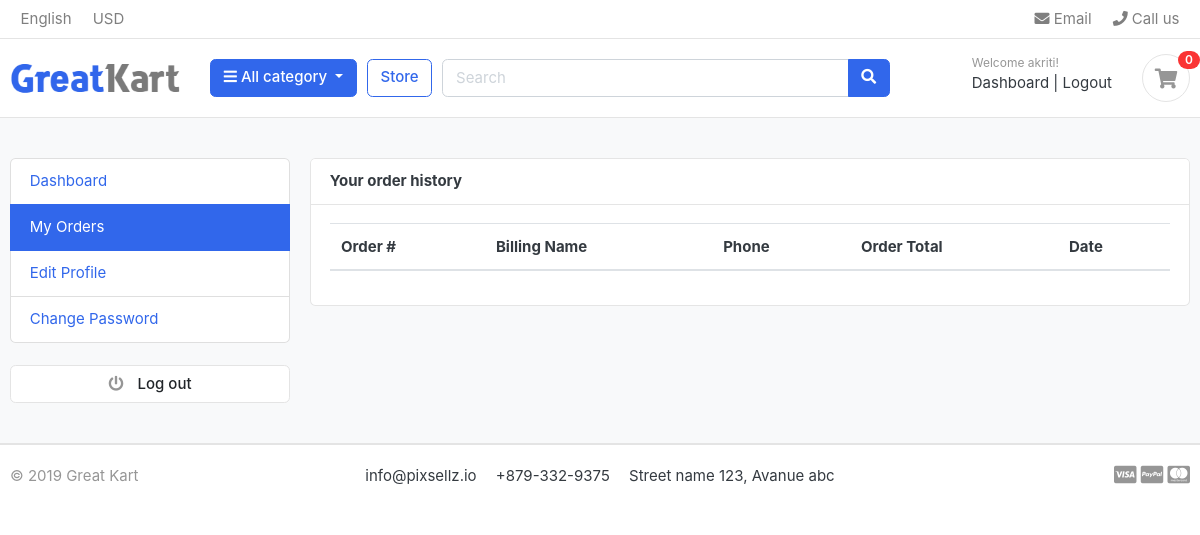
Page /accounts/my_order/ (signed in) on the earlier database version.
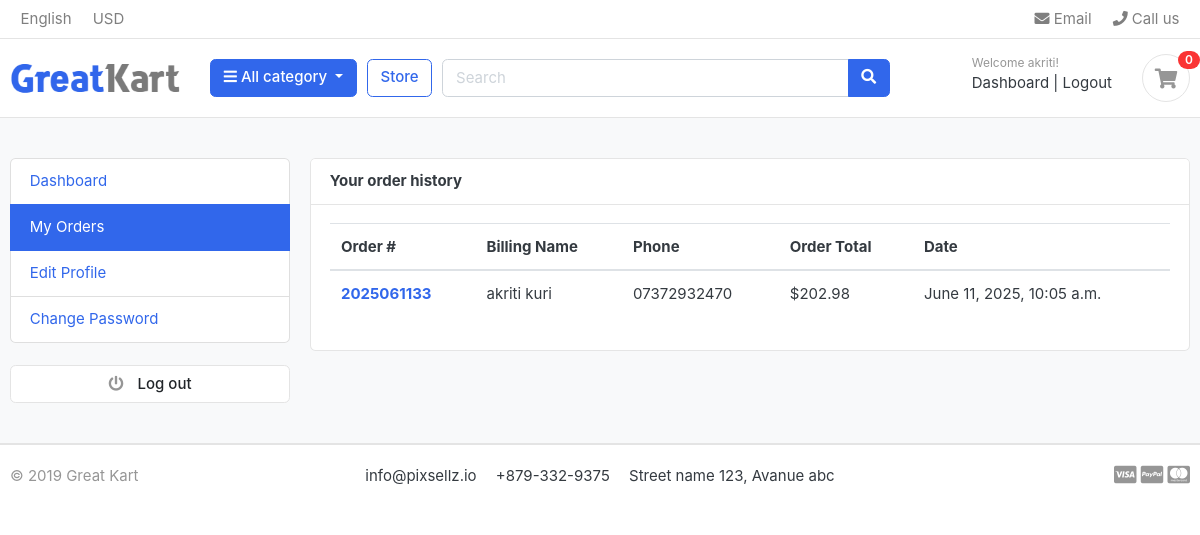
Same page on the later database version.
### orders/models.py (models this page shows, shortened)
class Order(models.Model):
    STATUS = (
        ('New', 'New'),
        ('Accepted', 'Accepted'),
        ('Completed', 'Completed'),
        ('Cancelled', 'Cancelled'),
    )
    user = models.ForeignKey(accounts, on_delete=models.SET_NULL, null=True)
    order_number = models.CharField(max_length=20)
    first_name = models.CharField(max_length=50)
    last_name = models.CharField(max_length=50)
    phone = models.CharField(max_length=15)
    email = models.EmailField(max_length=50)
    address_line_1 = models.CharField(max_length=50)
    address_line_2 = models.CharField(max_length=50, blank=True)
    country = models.CharField(max_length=50)
    state = models.CharField(max_length=50)
    city = models.CharField(max_length=50)
    order_note = models.CharField(max_length=100, blank=True)
    order_total = models.FloatField()
    tax = models.FloatField()
    status = models.CharField(max_length=10, choices=STATUS, default='New')
    ip = models.CharField(blank=True, max_length=20)
    is_ordered = models.BooleanField(default=False)
    order_completed = models.BooleanField(default=False)
    created_at = models.DateTimeField(auto_now_add=True)
    updated_at = models.DateTimeField(auto_now=True)
    def full_name(self):
        return f'{self.first_name} {self.last_name}'

### accounts/views.py (the view)
# urls.py: path('my_order/', views.my_order, name='my_order'),
@login_required(login_url='login')
def my_order(request):
    orders = Order.objects.filter(user=request.user, is_ordered=True).order_by('-created_at')
    context = {
        'orders': orders,
    }
    return render(request, 'accounts/my_order.html', context)

### carts/context_processors.py (called while the page is built)
def counter(request):
    cart_count = 0
    if 'admin' in request.path:
        return{}
    else:
        try:
            cart= Cart.objects.filter(cart_id=_cart_id(request))
            if request.user.is_authenticated:
                cart_items = CartItem.objects.all().filter(user=request.user)
            else:
                cart_items = CartItem.objects.all().filter(cart=cart[:1])
            for cart_item in cart_items:
                cart_count += cart_item.quantity
        except Cart.DoesNotExist:
            cart_count = 0
    return dict(cart_count=cart_count)

### carts/views.py (called while the page is built)
def _cart_id(request):
    cart = request.session.session_key
    if not cart:
        cart = request.session.create()
    return cart

### category/context_processors.py (called while the page is built)
def menu_links(request):
    links = category.objects.all()
    return dict(links=links)

### category/models.py (called while the page is built)
    def get_url(self):
            return reverse('products_by_category', args=[self.slug])

### trendza/templates/accounts/my_order.html (shortened to what this page needs)
{% extends 'base.html' %}
{% block content %}
<section class="section-conten padding-y bg">
<div class="container">
	<div class="row">
	{% include 'includes/dashboard_sidebar.html' %}
	<main class="col-md-9">
		<article class="card">
		<header class="card-header">
			<strong class="d-inline-block mr-3">Your order history</strong>
		</header>
		<div class="card-body">
			<div class="row">
			<div class="col-md-12">
				<table class="table table-hover">
				  <thead>
				    <tr>
				      <th scope="col">Order #</th>
				      <th scope="col">Billing Name</th>
				      <th scope="col">Phone</th>
				      <th scope="col">Order Total</th>
							<th scope="col">Date</th>
				    </tr>
				  </thead>
				  <tbody>
						{% for order in orders %}
				    <tr>
				      <th scope="row"><a href="{% url 'order_detail' order.order_number %}">{{order.order_number}}</a></th>
				      <td>{{order.full_name}}</td>
				      <td>{{order.phone}}</td>
				      <td>${{order.order_total}}</td>
							<td>{{order.created_at}}</td>
				    </tr>
				{% endfor %}
				  </tbody>
				</table>
			</div>
			</div>
		</div>
		</article>
	</main>
</div>
</div>
</section>
{% endblock %}

Differences in the rows shown:
added Order: order_number "2025061133", full_name "akriti kuri", phone "07372932470", order_total "202.98", created_at "June 11, 2025, 10:05 a.m."
